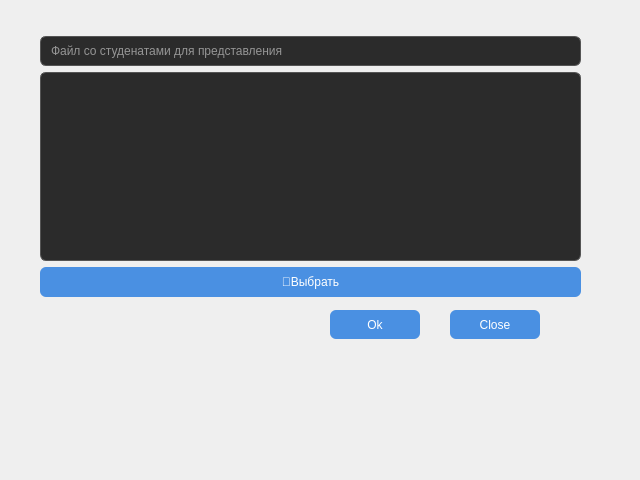
<?xml version="1.0" encoding="UTF-8"?>
<ui version="4.0">
 <class>PriviewStudentDialog</class>
 <widget class="QDialog" name="PriviewStudentDialog">
  <property name="geometry">
   <rect>
    <x>0</x>
    <y>0</y>
    <width>640</width>
    <height>480</height>
   </rect>
  </property>
  <property name="windowTitle">
   <string>Dialog</string>
  </property>
  <property name="styleSheet">
   <string notr="true">
/* === QLineEdit поля === */
QLineEdit {
    background-color: #ffffff;
    border: 1px solid #cccccc;
    border-radius: 6px;
    padding: 6px 8px;
    selection-background-color: #a8d0ff;
}

/* === QTextEdit === */
QTextEdit {
    background-color: #ffffff;
    border: 1px solid #cccccc;
    border-radius: 6px;
    padding: 6px;
    selection-background-color: #a8d0ff;
}

/* === QPushButton === */
QPushButton {
    background-color: #4a90e2;
    color: white;
    border: none;
    border-radius: 6px;
    padding: 8px 16px;
}

QPushButton:hover {
    background-color: #357abd;
}

QPushButton:pressed {
    background-color: #2a5d9f;
}

/* === QDialogButtonBox кнопки === */
QDialogButtonBox QPushButton {
    min-width: 80px;
}

/* === QLabels === */
QLabel {
    font-weight: 500;
}

/* === QLineEdit поля (тёмная тема) === */
QLineEdit {
    background-color: #2b2b2b;    /* тёмный фон */
    color: #ffffff;               /* белый текст */
    border: 1px solid #555555;    /* тёмная граница */
    border-radius: 6px;
    padding: 6px 8px;
    selection-background-color: #4a90e2; /* цвет выделения */
    selection-color: #ffffff;             /* цвет текста при выделении */
}

/* === Эффект при фокусе === */
QLineEdit:focus {
    border: 2px solid #4a90e2;
    outline: none;
}
QTextEdit{
border: 2px solid #4a90e2;
  outline: none;
    background-color: #2b2b2b;    /* тёмный фон */
    color: #ffffff;               /* белый текст */
    border: 1px solid #555555;    /* тёмная граница */
    border-radius: 6px;
    padding: 6px 8px;
    selection-background-color: #4a90e2; /* цвет выделения */
    selection-color: #ffffff;    
}
</string>
  </property>
  <widget class="QPushButton" name="btnOk">
   <property name="geometry">
    <rect>
     <x>330</x>
     <y>310</y>
     <width>90</width>
     <height>29</height>
    </rect>
   </property>
   <property name="text">
    <string>Ok</string>
   </property>
  </widget>
  <widget class="QPushButton" name="btnClose">
   <property name="geometry">
    <rect>
     <x>450</x>
     <y>310</y>
     <width>90</width>
     <height>29</height>
    </rect>
   </property>
   <property name="text">
    <string>Close</string>
   </property>
  </widget>
  <widget class="QWidget" name="verticalLayoutWidget">
   <property name="geometry">
    <rect>
     <x>40</x>
     <y>36</y>
     <width>541</width>
     <height>261</height>
    </rect>
   </property>
   <layout class="QVBoxLayout" name="verticalLayout">
    <item>
     <widget class="QLineEdit" name="lineEditFile_ManagerStudent_">
      <property name="placeholderText">
       <string>Файл со студенатами для представления</string>
      </property>
     </widget>
    </item>
    <item>
     <widget class="QTextEdit" name="textEdit"/>
    </item>
    <item>
     <widget class="QPushButton" name="btnBrowse">
      <property name="text">
       <string>📂Выбрать</string>
      </property>
     </widget>
    </item>
   </layout>
  </widget>
 </widget>
 <resources/>
 <connections/>
</ui>
